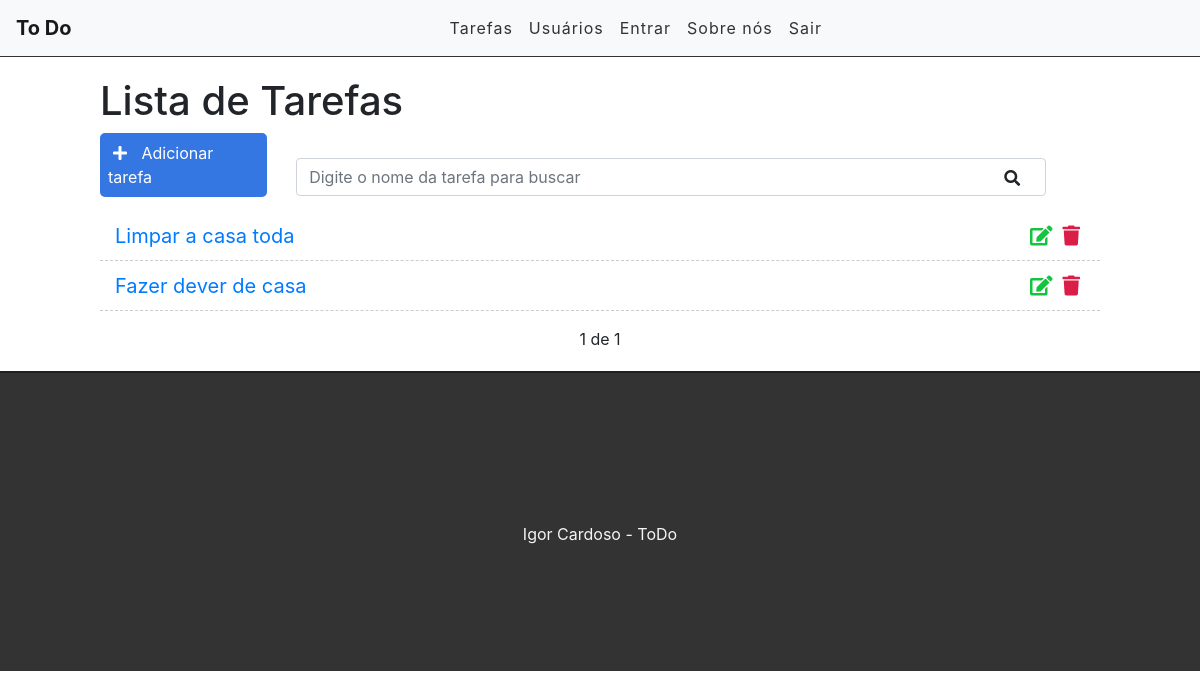
The app's page /, older data.
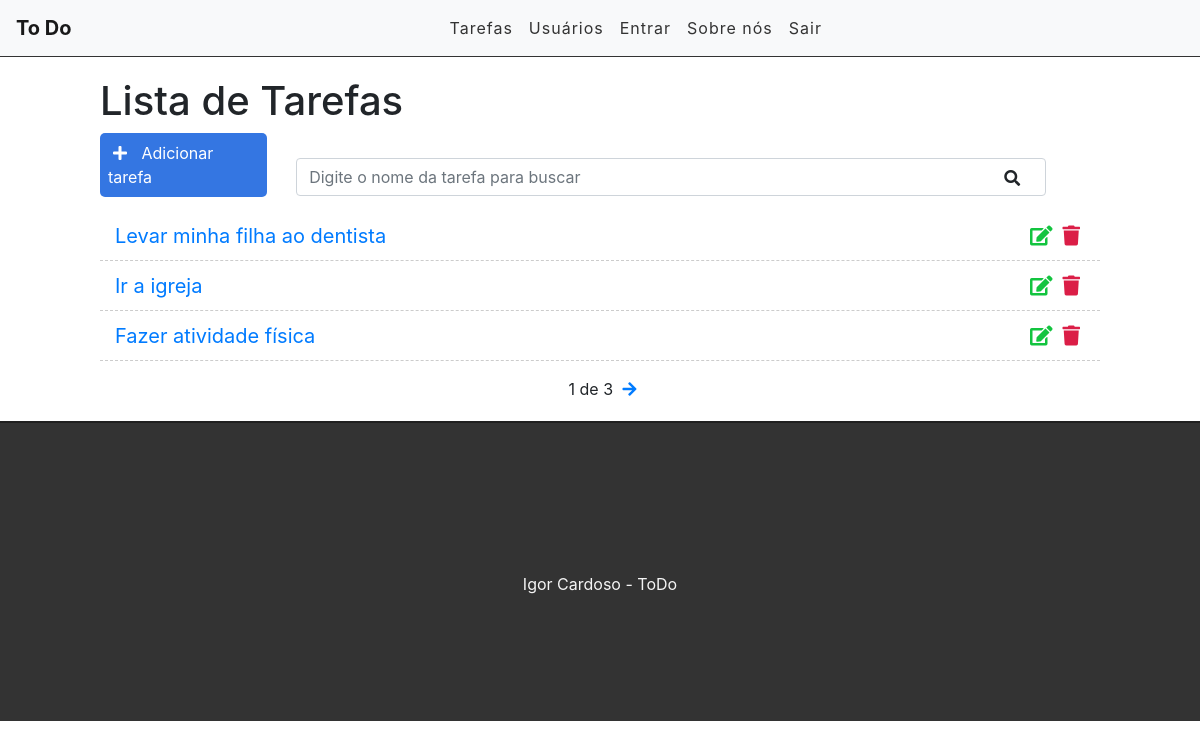
The same page, newer data.
### tasks/models.py (models this page shows, shortened)
class Task(models.Model):
	STATUS = (
		('fazendo', 'Fazendo'),
		('feiro', 'Feito')
	)
	title = models.CharField(max_length=255)
	description = models.TextField()
	done = models.CharField(
		max_length=7, # Tamanho da entrada
		choices=STATUS,
	)
	completion_date = models.DateField(auto_now_add=False)	# Eu criei
	created_at = models.DateTimeField(auto_now_add=True)
	update_at = models.DateTimeField(auto_now=True)

### tasks/views.py (the view)
# urls.py: path('', views.taskList, name='task-list'),
def taskList(request):		#   order_by: ordena por data de criação do mais novo para mais antigo
	tasks_list = Task.objects.all().order_by('-created_at') # Vou pegar todos os objetos de task do banco de dados
	paginacao = Paginator(tasks_list, 3) # (lista, num de páginas)
	page = request.GET.get('page')
	tasks = paginacao.get_page(page) # Vai exibir o numero correto na página que está
	return render(request, 'tasks/list.html', {'tasks':tasks})	# render: "renderiza"  a página

### tasks/templates/tasks/list.html (shortened to what this page needs)
{% extends 'base.html' %}
{% block content %}
<div class="offset-1 col-10 list-div">
	<h1>Lista de Tarefas</h1>
	<a id="add-link" href="newtask/">
		<div class="col-2 add-div">
			<i class="fas fa-plus"></i> Adicionar tarefa
		</div>
	</a>
	<div class="col-9 search-div">
		<input class="form-control" type="text" id="search" name="search" placeholder="Digite o nome da tarefa para buscar">
		<i class="fas fa-search"></i>
	</div>
	<ul class="task-list">
		{% for task in tasks %}
		<li class="task-item">
			<span><a href="/task/{{task.id}}">{{task.title}}</a></span>
			<a href="/delete/{{task.id}}">
				<span><i class="fas fa-trash"></i></span>
			</a>
			<a href="/edit/{{task.id}}">
				<span><i class="fas fa-edit"></i></span>
			</a>
		</li>
		{% endfor %}
	</ul>
	<div class="pagination">
		<span class="step-links">
			<span class="current">
				{{ tasks.number }} de {{ tasks.paginator.num_pages }}
			</span>
			{% if tasks.has_next %}
				<a href="?page={{ tasks.next_page_number }}">
					<i class="fas fa-arrow-right"></i>
				</a>
			{% endif %}
		</span>
	</div>
</div>
{% endblock %}

Row changes from the older to the newer data that the page shows:
no longer on this page (row edited): Task: title "Limpar a casa toda"
no longer on this page (row unchanged): Task: title "Fazer dever de casa"
added Task: title "Levar minha filha ao dentista"
added Task: title "Ir a igreja"
added Task: title "Fazer atividade física"
Text that changed along with them:
{{ tasks.paginator.num_pages }}: "1" → "3"
